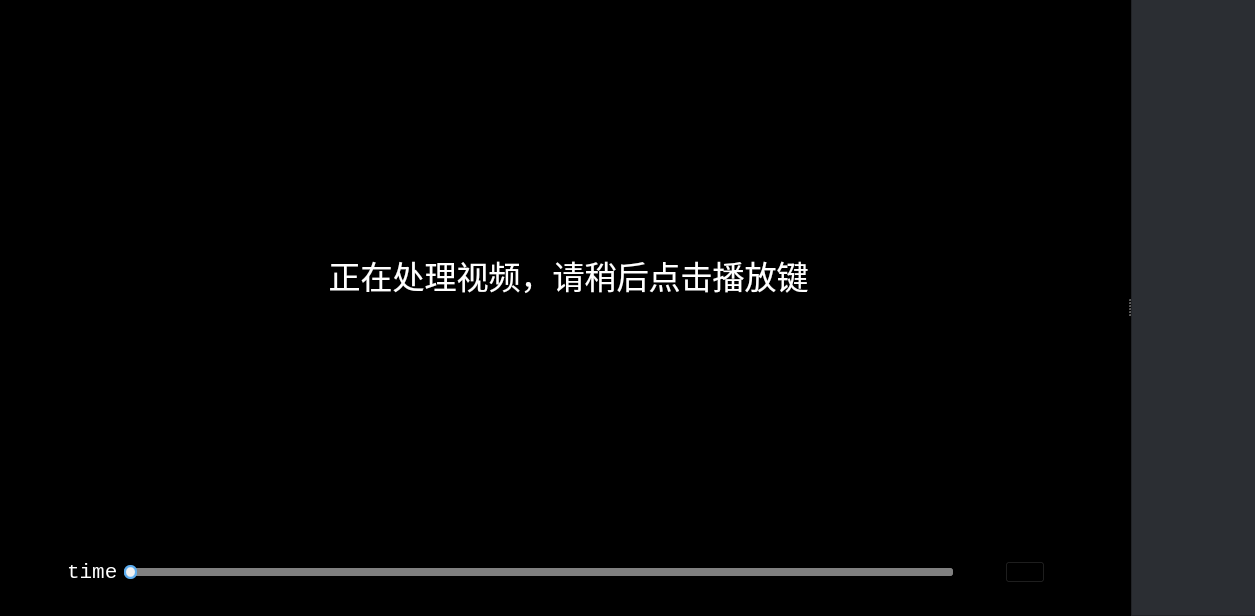
<?xml version="1.0" encoding="UTF-8"?>
<ui version="4.0">
 <class>MainWindow</class>
 <widget class="QMainWindow" name="MainWindow">
  <property name="geometry">
   <rect>
    <x>0</x>
    <y>0</y>
    <width>1255</width>
    <height>616</height>
   </rect>
  </property>
  <property name="windowTitle">
   <string>无人机探测器终端</string>
  </property>
  <property name="styleSheet">
   <string notr="true">background-color: rgb(0, 0, 0);</string>
  </property>
  <property name="tabShape">
   <enum>QTabWidget::Rounded</enum>
  </property>
  <widget class="QWidget" name="centralWidget">
   <property name="sizePolicy">
    <sizepolicy hsizetype="Expanding" vsizetype="Expanding">
     <horstretch>0</horstretch>
     <verstretch>0</verstretch>
    </sizepolicy>
   </property>
   <widget class="QSplitter" name="splitter">
    <property name="geometry">
     <rect>
      <x>10</x>
      <y>-5</y>
      <width>1251</width>
      <height>621</height>
     </rect>
    </property>
    <property name="sizePolicy">
     <sizepolicy hsizetype="Expanding" vsizetype="Expanding">
      <horstretch>0</horstretch>
      <verstretch>0</verstretch>
     </sizepolicy>
    </property>
    <property name="orientation">
     <enum>Qt::Horizontal</enum>
    </property>
    <widget class="QWidget" name="layoutWidget">
     <layout class="QVBoxLayout" name="leftLayout">
      <item>
       <widget class="QLabel" name="imgLabel">
        <property name="minimumSize">
         <size>
          <width>960</width>
          <height>540</height>
         </size>
        </property>
        <property name="text">
         <string>&lt;html&gt;&lt;head/&gt;&lt;body&gt;&lt;p&gt;&lt;span style=&quot; font-size:24pt; color:#ffffff;&quot;&gt;正在处理视频，请稍后点击播放键&lt;/span&gt;&lt;/p&gt;&lt;/body&gt;&lt;/html&gt;</string>
        </property>
        <property name="scaledContents">
         <bool>true</bool>
        </property>
        <property name="alignment">
         <set>Qt::AlignCenter</set>
        </property>
       </widget>
      </item>
      <item>
       <spacer name="verticalSpacer">
        <property name="orientation">
         <enum>Qt::Vertical</enum>
        </property>
        <property name="sizeHint" stdset="0">
         <size>
          <width>20</width>
          <height>40</height>
         </size>
        </property>
       </spacer>
      </item>
      <item>
       <layout class="QHBoxLayout" name="ctrlLayout">
        <item>
         <widget class="QPushButton" name="openButton">
          <property name="text">
           <string/>
          </property>
          <property name="icon">
           <iconset resource="img.qrc">
            <normaloff>:/new/prefix1/img/file.png</normaloff>:/new/prefix1/img/file.png</iconset>
          </property>
          <property name="iconSize">
           <size>
            <width>56</width>
            <height>56</height>
           </size>
          </property>
          <property name="flat">
           <bool>true</bool>
          </property>
         </widget>
        </item>
        <item>
         <widget class="QLabel" name="timeLabel">
          <property name="font">
           <font>
            <family>Consolas</family>
            <pointsize>16</pointsize>
            <weight>50</weight>
            <italic>false</italic>
            <bold>false</bold>
           </font>
          </property>
          <property name="styleSheet">
           <string notr="true">color: rgb(255, 255, 255);
font: 16pt &quot;Consolas&quot;;</string>
          </property>
          <property name="text">
           <string>time</string>
          </property>
         </widget>
        </item>
        <item>
         <widget class="QSlider" name="timeSlider">
          <property name="minimumSize">
           <size>
            <width>100</width>
            <height>0</height>
           </size>
          </property>
          <property name="styleSheet">
           <string notr="true">QSlider::groove:horizontal,QSlider::add-page:horizontal { 
	background: #808080; 
	height: 8px; 
	border-radius: 3px; 
}

QSlider::sub-page:horizontal {
	height: 8px; 
	border-radius: 3px;
	background: qlineargradient(spread:pad, x1:0, y1:0, x2:0, y2:1, stop:0 #1B89CA, stop:1 #1077B5); 
}

QSlider::handle:horizontal {
	width: 13px; 
	margin-top: -3px; 
	margin-bottom: -3px; 
	border-radius: 6px;
	background: qradialgradient(spread:pad, cx:0.5, cy:0.5, radius:0.5, fx:0.5, fy:0.5,stop:0.6 #F0F0F0, stop:0.778409 #5CACEE);
}

QSlider::handle:horizontal:hover {
	background: qradialgradient(spread: pad, cx: 0.5, cy: 0.5, radius: 0.5, fx: 0.5, fy: 0.5, stop: 0.6 #F0F0F0,stop:0.778409 #1B89CA);
}

QSlider::groove:vertical,QSlider::sub-page:vertical {
	background:#808080; 
	width: 8px; 
	border-radius: 3px;
}

QSlider::add-page:vertical {
	width: 8px;
	border-radius: 3px;
	background: qlineargradient(spread:pad, x1:0, y1:0, x2:0, y2:1, stop:0 #1B89CA, stop:1 #1077B5); 
}

QSlider::handle:vertical {
	height: 14px; 
	margin-left: -3px;
	margin-right: -3px;
	border-radius: 6px;
	background: qradialgradient(spread: pad, cx: 0.5, cy: 0.5, radius: 0.5, fx: 0.5, fy: 0.5, stop: 0.6 #F0F0F0, stop:0.778409 #5CACEE);
}

QSlider::handle:vertical:hover {
	background: qradialgradient(spread: pad, cx: 0.5, cy: 0.5, radius: 0.5, fx: 0.5, fy: 0.5, stop: 0.6 #F0F0F0,stop:0.778409 #1B89CA);
}</string>
          </property>
          <property name="orientation">
           <enum>Qt::Horizontal</enum>
          </property>
         </widget>
        </item>
        <item>
         <widget class="QPushButton" name="playButton">
          <property name="text">
           <string/>
          </property>
          <property name="icon">
           <iconset resource="img.qrc">
            <normaloff>:/new/prefix1/img/play.png</normaloff>:/new/prefix1/img/play.png</iconset>
          </property>
          <property name="iconSize">
           <size>
            <width>56</width>
            <height>56</height>
           </size>
          </property>
          <property name="flat">
           <bool>true</bool>
          </property>
         </widget>
        </item>
        <item>
         <widget class="QPushButton" name="detailButton">
          <property name="text">
           <string/>
          </property>
          <property name="icon">
           <iconset resource="img.qrc">
            <normaloff>:/new/prefix1/img/details.png</normaloff>:/new/prefix1/img/details.png</iconset>
          </property>
          <property name="iconSize">
           <size>
            <width>56</width>
            <height>56</height>
           </size>
          </property>
          <property name="checkable">
           <bool>true</bool>
          </property>
          <property name="checked">
           <bool>true</bool>
          </property>
          <property name="flat">
           <bool>true</bool>
          </property>
         </widget>
        </item>
        <item>
         <widget class="QLabel" name="flagLabel">
          <property name="minimumSize">
           <size>
            <width>65</width>
            <height>65</height>
           </size>
          </property>
          <property name="maximumSize">
           <size>
            <width>65</width>
            <height>65</height>
           </size>
          </property>
          <property name="text">
           <string>&lt;html&gt;&lt;head/&gt;&lt;body&gt;&lt;p&gt;&lt;br/&gt;&lt;/p&gt;&lt;/body&gt;&lt;/html&gt;</string>
          </property>
          <property name="scaledContents">
           <bool>true</bool>
          </property>
         </widget>
        </item>
       </layout>
      </item>
     </layout>
    </widget>
    <widget class="QListWidget" name="detailList">
     <property name="enabled">
      <bool>true</bool>
     </property>
     <property name="sizePolicy">
      <sizepolicy hsizetype="Fixed" vsizetype="Expanding">
       <horstretch>0</horstretch>
       <verstretch>0</verstretch>
      </sizepolicy>
     </property>
     <property name="minimumSize">
      <size>
       <width>130</width>
       <height>0</height>
      </size>
     </property>
     <property name="maximumSize">
      <size>
       <width>130</width>
       <height>16777215</height>
      </size>
     </property>
     <property name="font">
      <font>
       <family>微软雅黑</family>
       <pointsize>12</pointsize>
       <weight>50</weight>
       <italic>false</italic>
       <bold>false</bold>
      </font>
     </property>
     <property name="styleSheet">
      <string notr="true">background-color: rgb(43, 46, 51);
border-color: rgb(43, 46, 51);
selection-color: rgb(45, 50, 54);</string>
     </property>
     <property name="resizeMode">
      <enum>QListView::Adjust</enum>
     </property>
    </widget>
   </widget>
  </widget>
 </widget>
 <layoutdefault spacing="6" margin="11"/>
 <resources>
  <include location="img.qrc"/>
 </resources>
 <connections>
  <connection>
   <sender>detailButton</sender>
   <signal>toggled(bool)</signal>
   <receiver>detailList</receiver>
   <slot>setVisible(bool)</slot>
   <hints>
    <hint type="sourcelabel">
     <x>980</x>
     <y>650</y>
    </hint>
    <hint type="destinationlabel">
     <x>1087</x>
     <y>625</y>
    </hint>
   </hints>
  </connection>
 </connections>
</ui>
